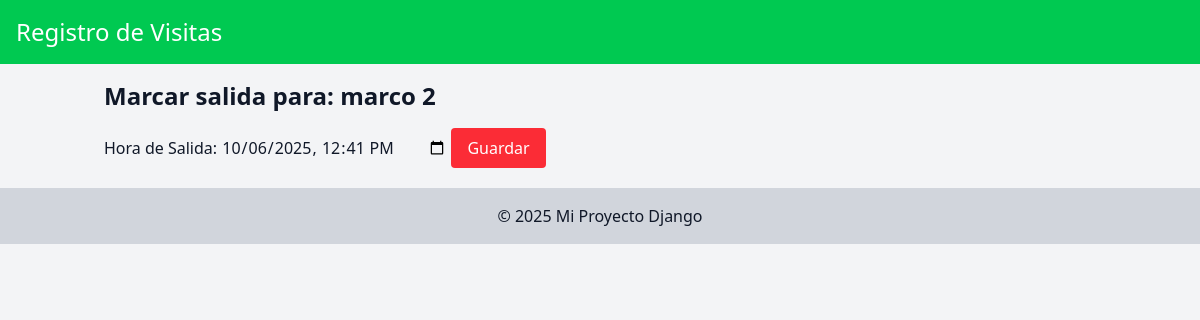
Page /marcar_salida/2/ on the earlier database version.
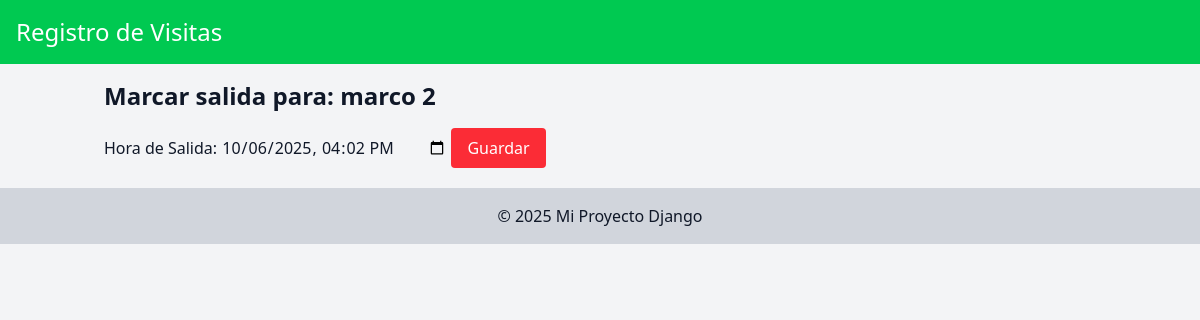
Same page on the later database version.
### visitas/models.py (models this page shows, shortened)
class Visita(models.Model):
    nombre = models.CharField(max_length=100)
    rut = models.CharField(max_length=12)
    motivo = models.TextField()
    hora_entrada = models.DateTimeField(default=timezone.now)
    hora_salida = models.DateTimeField(null=True, blank=True)
    estado = models.BooleanField(default=True)

### visitas/views.py (the view, shortened to what this page needs)
# urls.py: path('marcar_salida/<int:pk>/', marcar_salida, name='marcar_salida'),
def marcar_salida(request, pk):
    visita = get_object_or_404(Visita, pk=pk)
    return render(request, 'visitas/salida.html', {'visita': visita})

### visitas/templates/visitas/salida.html (shortened to what this page needs)
{% extends "visitas/base.html" %}
{% block content %}
    <h1 class="text-2xl font-bold mb-4">Marcar salida para: {{ visita.nombre }}</h1>
    <form method="post" class="space-y-3">
        <label for="id_hora_salida">Hora de Salida:</label>
        <input type="datetime-local" id="id_hora_salida" name="hora_salida" value="{{ visita.hora_salida|date:'Y-m-d\TH:i' }}">
        <button type="submit" class="bg-red-500 text-white px-4 py-2 rounded">Guardar</button>
    </form>
</body>
</html>
{% endblock %}

Differences in the rows shown:
changed Visita "marco 2": hora_salida "10/06/2025 12:41" → "10/06/2025 16:02"
